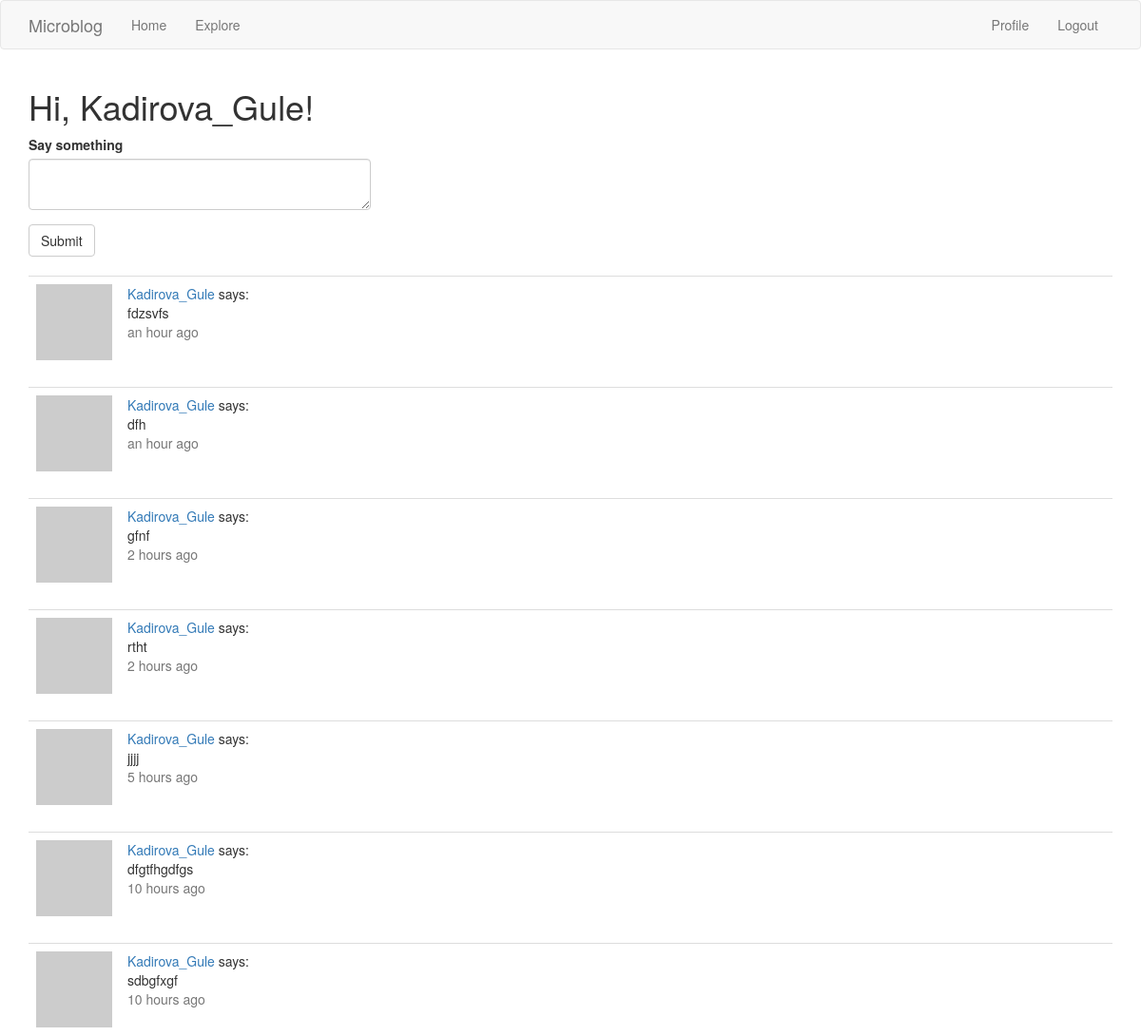
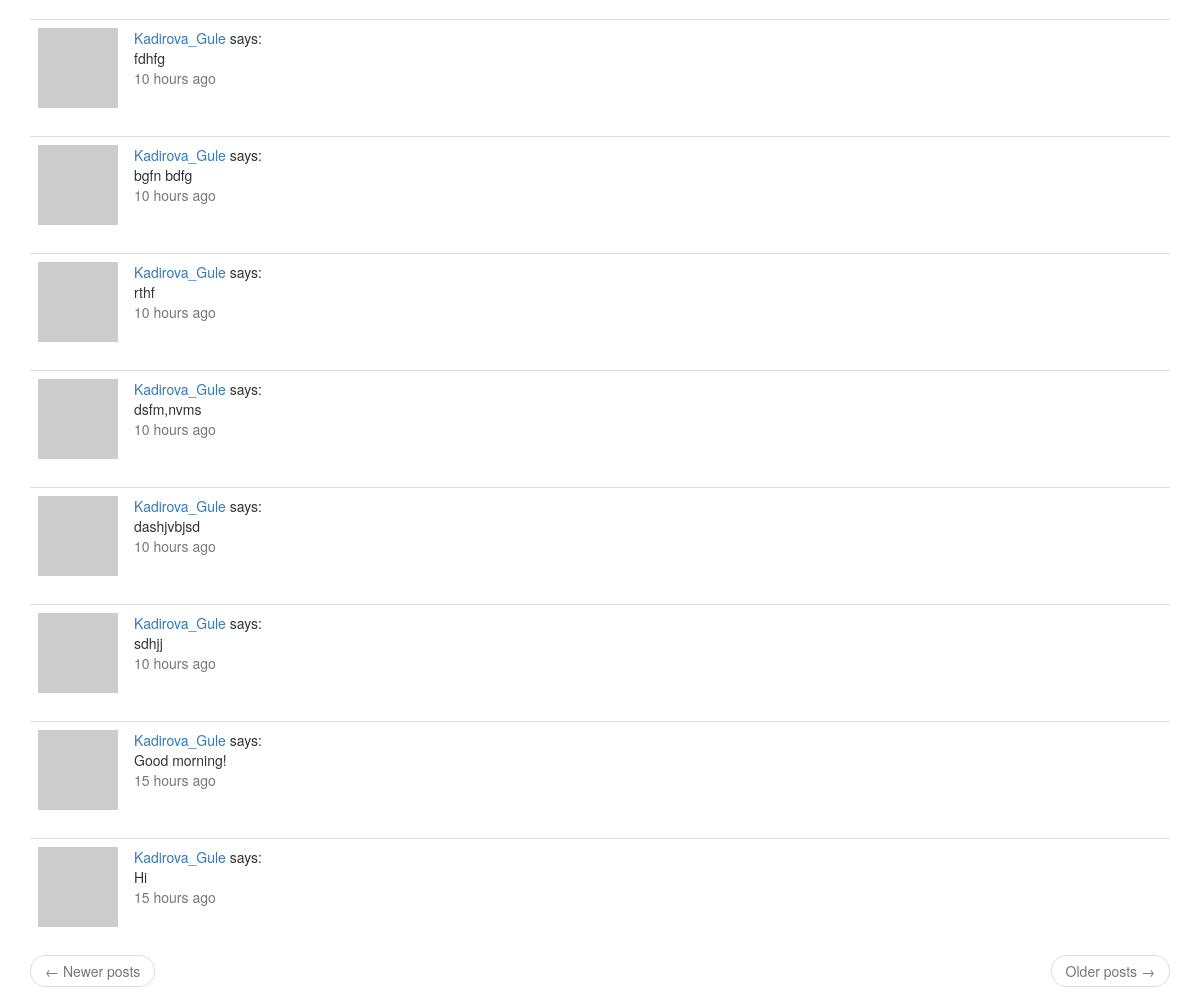
The app's page /index (signed in) with its own data (2 pictures, top to bottom).
### app/models.py (models this page shows, shortened)
class User(UserMixin, db.Model):
    id: so.Mapped[int] = so.mapped_column(primary_key=True)
    username: so.Mapped[str] = so.mapped_column(sa.String(64), index=True,
                                                unique=True)
    email: so.Mapped[str] = so.mapped_column(sa.String(120), index=True,
                                             unique=True)
    password_hash: so.Mapped[Optional[str]] = so.mapped_column(sa.String(256))
    about_me: so.Mapped[Optional[str]] = so.mapped_column(sa.String(140))
    last_seen: so.Mapped[Optional[datetime]] = so.mapped_column(
        default=lambda: datetime.now(timezone.utc))
    posts: so.WriteOnlyMapped['Post'] = so.relationship(back_populates='author')
    following: so.WriteOnlyMapped['User'] = so.relationship(
        secondary=followers, primaryjoin=(followers.c.follower_id == id),
        secondaryjoin=(followers.c.followed_id == id),
        back_populates='followers')
    followers: so.WriteOnlyMapped['User'] = so.relationship(
        secondary=followers, primaryjoin=(followers.c.followed_id == id),
        secondaryjoin=(followers.c.follower_id == id),
        back_populates='following')
    def avatar(self, size):
        digest = md5(self.email.lower().encode('utf-8')).hexdigest()
        return f'https://www.gravatar.com/avatar/{digest}?d=identicon&s={size}'
    def following_posts(self):
        Author = so.aliased(User)
        Follower = so.aliased(User)
        return (
            sa.select(Post)
            .join(Post.author.of_type(Author))
            .join(Author.followers.of_type(Follower), isouter=True)
            .where(sa.or_(
                Follower.id == self.id,
                Author.id == self.id,
            ))
            .group_by(Post)
            .order_by(Post.timestamp.desc())
        )

class Post(db.Model):
    id: so.Mapped[int] = so.mapped_column(primary_key=True)
    body: so.Mapped[str] = so.mapped_column(sa.String(140))
    timestamp: so.Mapped[datetime] = so.mapped_column(
        index=True, default=lambda: datetime.now(timezone.utc))
    user_id: so.Mapped[int] = so.mapped_column(sa.ForeignKey(User.id), index=True)
    author: so.Mapped[User] = so.relationship(back_populates='posts')

### app/routes.py (the view)
@app.route('/', methods=['GET', 'POST'])
@app.route('/index', methods=['GET', 'POST'])
@login_required
def index():
    form = PostForm()
    if form.validate_on_submit():
        post = Post(body=form.post.data, author=current_user) # type: ignore
        db.session.add(post)
        db.session.commit()
        flash('Your post is now live!')
        return redirect(url_for('index'))
    page = request.args.get('page', 1, type=int)
    query = current_user.following_posts()
    posts = db.paginate(query, page=page,
                        per_page=app.config['POSTS_PER_PAGE'],
                        error_out=False)
    next_url = url_for('index', page=posts.next_num) if posts.has_next else None
    prev_url = url_for('index', page=posts.prev_num) if posts.has_prev else None
    return render_template('index.html', title='Home Page', form=form,
                           posts=posts.items, next_url=next_url,
                           prev_url=prev_url)

### app/forms.py
class PostForm(FlaskForm):
    post = TextAreaField('Say something', validators=[
        DataRequired(), Length(min=1, max=140)])
    submit = SubmitField('Submit')

### app/models.py (called while the page is built)
@login.user_loader
def load_user(id):
    return db.session.get(User, int(id))

### app/routes.py (called while the page is built)
@app.before_request
def before_request():
    if current_user.is_authenticated:
        current_user.last_seen = datetime.utcnow()
        db.session.commit()

### app/templates/index.html
{% extends "base.html" %}
{% import 'bootstrap/wtf.html' as wtf %}
{% block app_content %}
    <h1>Hi, {{ current_user.username }}!</h1>
    {% if form %}
    <div class="row">
        <div class="col-md-4">
            {{ wtf.quick_form(form) }}
        </div>
    </div>
    <br>
    {% endif %}
    {% for post in posts %}
        {% include '_post.html' %}
    {% endfor %}
    <nav aria-label="...">
        <ul class="pager">
            <li class="previous{% if not prev_url %} disabled{% endif %}">
                <a href="{{ prev_url or '#' }}">
                    <span aria-hidden="true">&larr;</span> Newer posts
                </a>
            </li>
            <li class="next{% if not next_url %} disabled{% endif %}">
                <a href="{{ next_url or '#' }}">
                    Older posts <span aria-hidden="true">&rarr;</span>
                </a>
            </li>
        </ul>
    </nav>
{% endblock %}

### app/templates/_post.html
<table class="table table-hover">
    <tr>
        <td width="70px">
            <a href="{{ url_for('user', username=post.author.username) }}">
                <img src="{{ post.author.avatar(70) }}" />
            </a>
        </td>
        <td>
            <a href="{{ url_for('user', username=post.author.username) }}">
                {{ post.author.username }}
            </a>
            says:
            <br>
            {{ post.body }}
            <br>
            <span style="color: #777;">
                {{ moment(post.timestamp).fromNow() }}
            </span>
        </td>
    </tr>
</table>

### records on screen
User: username "Kadirova_Gule"
Post: author.username "Kadirova_Gule", body "fdzsvfs", timestamp "an hour ago"
Post: author.username "Kadirova_Gule", body "dfh", timestamp "an hour ago"
Post: author.username "Kadirova_Gule", body "gfnf", timestamp "2 hours ago"
Post: author.username "Kadirova_Gule", body "rtht", timestamp "2 hours ago"
Post: author.username "Kadirova_Gule", body "jjjj", timestamp "5 hours ago"
Post: author.username "Kadirova_Gule", body "dfgtfhgdfgs", timestamp "10 hours ago"
Post: author.username "Kadirova_Gule", body "sdbgfxgf", timestamp "10 hours ago"
Post: author.username "Kadirova_Gule", body "fdhfg", timestamp "10 hours ago"
Post: author.username "Kadirova_Gule", body "bgfn bdfg", timestamp "10 hours ago"
Post: author.username "Kadirova_Gule", body "rthf", timestamp "10 hours ago"
Post: author.username "Kadirova_Gule", body "dsfm,nvms", timestamp "10 hours ago"
Post: author.username "Kadirova_Gule", body "dashjvbjsd", timestamp "10 hours ago"
Post: author.username "Kadirova_Gule", body "sdhjj", timestamp "10 hours ago"
Post: author.username "Kadirova_Gule", body "Good morning!", timestamp "15 hours ago"
Post: author.username "Kadirova_Gule", body "Hi", timestamp "15 hours ago"
